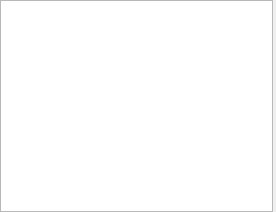
<?xml version="1.0" encoding="UTF-8"?>
<ui version="4.0">
 <class>PyConsole</class>
 <widget class="QWidget" name="PyConsole">
  <property name="geometry">
   <rect>
    <x>0</x>
    <y>0</y>
    <width>276</width>
    <height>212</height>
   </rect>
  </property>
  <property name="windowTitle">
   <string>PyConsoleeeeeeeeeeeeeeeeee</string>
  </property>
  <layout class="QVBoxLayout" name="_2">
   <property name="spacing">
    <number>0</number>
   </property>
   <property name="leftMargin">
    <number>0</number>
   </property>
   <property name="topMargin">
    <number>0</number>
   </property>
   <property name="rightMargin">
    <number>3</number>
   </property>
   <property name="bottomMargin">
    <number>0</number>
   </property>
   <item>
    <layout class="QHBoxLayout" name="header_layout">
     <property name="spacing">
      <number>0</number>
     </property>
     <item>
      <widget class="PyConsoleTextEdit" name="py_console"/>
     </item>
    </layout>
   </item>
  </layout>
 </widget>
 <customwidgets>
  <customwidget>
   <class>PyConsoleTextEdit</class>
   <extends>QTextEdit</extends>
   <header>rqt_behavior_tree.py_console_text_edit</header>
  </customwidget>
 </customwidgets>
 <resources/>
 <connections/>
</ui>
